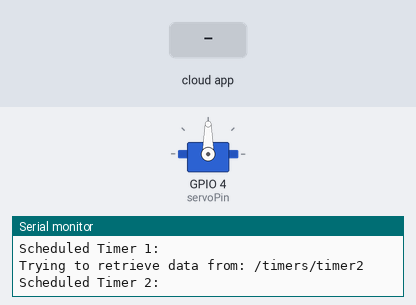
A sketch run on a simulated ESP32. Shown: servo, the last lines printed to the serial monitor. The test bench sets the inputs (shaded band). WiFi joins after 1.5 s; servers stay silent unless stated; network time is answered at once with the bench clock; the local clock reads 2024-03-15 10:24:30 at power-on unless the sketch sets it; the Firebase database answers and starts empty.

Above: at 2.7 s.
2.8 s: the phone or cloud app sets feednow to 1
At 4.4 s:
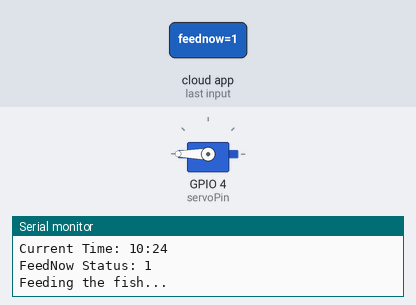
Timing chart, 0 to 7.8 s (numbered marks = the images above; inputs shaded):
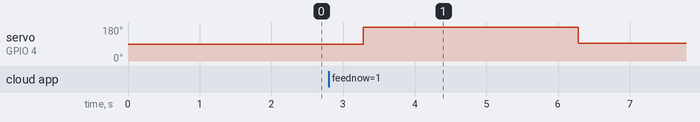

Measured:
- after the input at 2.8 s, servo on GPIO 4 (servoPin): 90° → 180° after 0.49 s, → 93° 3.0 s later

The sketch:

Servo_Cloud_wifi.ino
```cpp
#include <WiFi.h>
#include <WiFiUdp.h>
#include <NTPClient.h>
#include <ESP32Servo.h>
#include <FirebaseESP32.h>


// network credentials(naeme & pass)
#define WIFI_SSID "Ssmn"
#define WIFI_PASSWORD "ghpw2180t78ujl"

// Firebase settings
#define FIREBASE_HOST "smb19909-304e0-default-rtdb.firebaseio.com/"  // Firebase project URL
#define FIREBASE_AUTH "dMskWLsXdvTEMroHgfXLNldrPVvVNFQXVZinbItn"  //  Firebase Database Secret

Servo myservo;
const int servoPin = D3;  // Pin attached to D3

// NTP client setup
WiFiUDP ntpUDP;
NTPClient timeClient(ntpUDP, "pool.ntp.org", 3600);  // Set timezone to UTC (UK time is UTC+0)

// Firebase setup
FirebaseData feedData, timerData;
FirebaseAuth auth;              // Firebase Authentication
FirebaseConfig config;           // Firebase Config

int feedNow = 0;
String scheduledTimers[3] = {"00:00", "00:00", "00:00"};
String currentTimeString;

void setup() {
  Serial.begin(115200);

  // Connect to Wi-Fi
  Serial.print("Connecting to Wi-Fi");
  WiFi.begin(WIFI_SSID, WIFI_PASSWORD);
  while (WiFi.status() != WL_CONNECTED) {
    Serial.print(".");
    delay(500);
  }
  Serial.println("\nConnected to Wi-Fi");

  // Initialize Firebase
  config.host = FIREBASE_HOST;
  config.signer.tokens.legacy_token = FIREBASE_AUTH;  // Using legacy token for Firebase authentication
  Firebase.begin(&config, &auth);
  Firebase.reconnectWiFi(true);

  // Check if Firebase is ready
  if (Firebase.ready()) {
    Serial.println("Firebase initialized successfully");
  } else {
    Serial.println("Failed to initialize Firebase");
  }

  // Attach the servo
  myservo.attach(servoPin);

  // Initialize NTP client to get current time
  timeClient.begin();
}

void loop() {
  // Update the NTP time
  timeClient.update();

  // Get the current time in hours and minutes
  currentTimeString = String(timeClient.getHours()) + ":" + String(timeClient.getMinutes());
  Serial.print("Current Time: ");
  Serial.println(currentTimeString);

  // Check for direct feed request
  if (Firebase.getInt(feedData, "/feednow")) {
    // Now retrieve the value directly from feedData
    feedNow = feedData.intData();
    Serial.print("FeedNow Status: ");
    Serial.println(feedNow);

    if (feedNow == 1) {
      feedFish();
      feedNow = 0;
      Firebase.setInt(feedData, "/feednow", feedNow);  // Reset feedNow after feeding
      Serial.println("Fish Fed Successfully");
    }
  } else {
    // Log any error in retrieving the feedNow value
    Serial.println("Failed to retrieve feedNow from Firebase.");
    Serial.println(feedData.errorReason());
  }

  // Retrieve and check scheduled feed times
  for (int i = 0; i < 3; i++) {
    String path = "/timers/timer" + String(i);
    Serial.print("Trying to retrieve data from: ");
    Serial.println(path);  // Print the exact path being accessed

    if (Firebase.getString(timerData, path)) {
      scheduledTimers[i] = timerData.stringData();  // Full string data
      Serial.print("Scheduled Timer " + String(i) + ": ");
      Serial.println(scheduledTimers[i]);
    } else {
      // Log error for each specific path and set default value to avoid crashing the program
      Serial.print("Failed to retrieve scheduled timer from path: ");
      Serial.println(path);
      Serial.println(timerData.errorReason());  // Print Firebase error message
      scheduledTimers[i] = "00:00";  // Set a default time to avoid issues
    }
  }

  // Check if it's time to feed based on the schedule
  if (currentTimeString == scheduledTimers[0] || currentTimeString == scheduledTimers[1] || currentTimeString == scheduledTimers[2]) {
    feedNow = 1;  // Set feedNow to 1 when the scheduled feeding time is reached
    Firebase.setInt(feedData, "/feednow", feedNow);  // Update feedNow status in Firebase
    feedFish();
    delay(60000);  // Wait 1 minute to prevent multiple triggers within the same minute
  }

  delay(1000);  // Check every second
}

void feedFish() {
  Serial.println("Feeding the fish...");
  myservo.writeMicroseconds(3000);  // Rotate clockwise
  delay(3000);                       // Rotate for 700 ms (adjust as needed)
  myservo.writeMicroseconds(1500);  // Stop rotation
  delay(1000);                      // Wait for servo to reset
  Serial.println("Feeding complete.");
}
```
